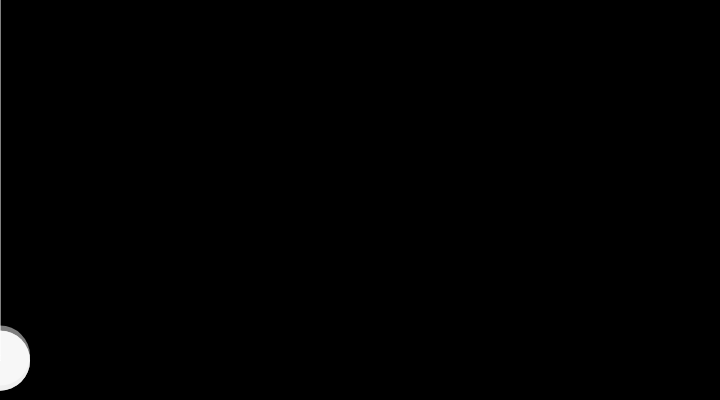
Frame 1 (no input)
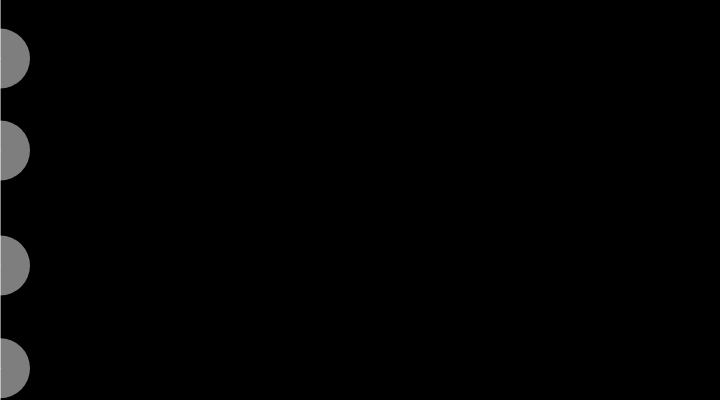
Frame 60 (no input)
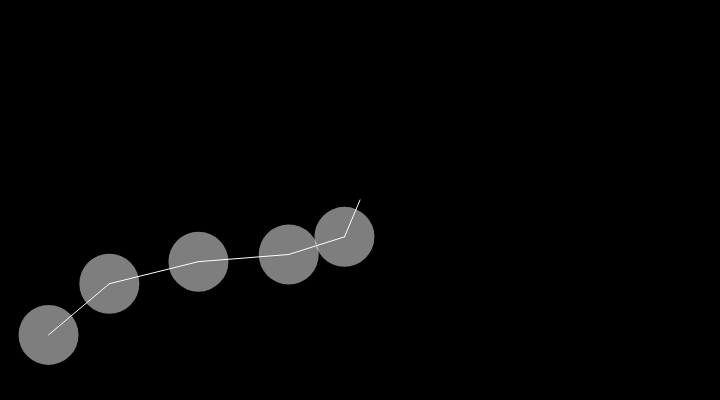
Frame 120 (the mouse pressed at the canvas centre since frame 60)

The p5.js sketch that drew these frames (run headless with seeded random() and noise() and a simulated clock; from frame 60 on, the mouse is pressed at the canvas centre):

// p5.js sketch
// ── sketch.js



let s1, s2;
let gravity = 9.0;
let mass = 10.0;

function setup() {
  createCanvas(720, 400);
  fill(255, 126);
  // 입력: x, y, mass(질량), gravity(중력)
  s1 = new Spring2D(0.0, width / 2, mass, gravity);
  s2 = new Spring2D(0.0, width / 2, mass, gravity);
  s3 = new Spring2D(0.0, width / 2, mass, gravity);
  s4 = new Spring2D(0.0, width / 2, mass, gravity);
  s5 = new Spring2D(0.0, width / 2, mass, gravity);
}

function draw() {
  background(0);
  s1.update(mouseX, mouseY);
  s1.display(mouseX, mouseY);
  s2.update(s1.x, s1.y);
  s2.display(s1.x, s1.y);
  s3.update(s2.x, s2.y);
  s3.display(s2.x, s2.y);
  s4.update(s3.x, s3.y);
  s4.display(s3.x, s3.y);
  s5.update(s4.x, s4.y);
  s5.display(s4.x, s4.y);
}

function Spring2D(xpos, ypos, m, g) {
  this.x = xpos;// x 와 y 좌표
  this.y = ypos;
  this.vx = 0; // x축과 y축 속도
  this.vy = 0;
  this.mass = m;
  this.gravity = g;
  this.radius = 30;
  this.stiffness = 0.2;
  this.damping = 0.7;

  this.update = function(targetX, targetY) {
    let forceX = (targetX - this.x) * this.stiffness;
    let ax = forceX / this.mass;
    this.vx = this.damping * (this.vx + ax);
    this.x += this.vx;
    let forceY = (targetY - this.y) * this.stiffness;
    forceY += this.gravity;
    let ay = forceY / this.mass;
    this.vy = this.damping * (this.vy + ay);
    this.y += this.vy;
}

  this.display = function(nx, ny) {
    noStroke();
    ellipse(this.x, this.y, this.radius * 2, this.radius * 2);
    stroke(255);
    line(this.x, this.y, nx, ny);
  }
}
